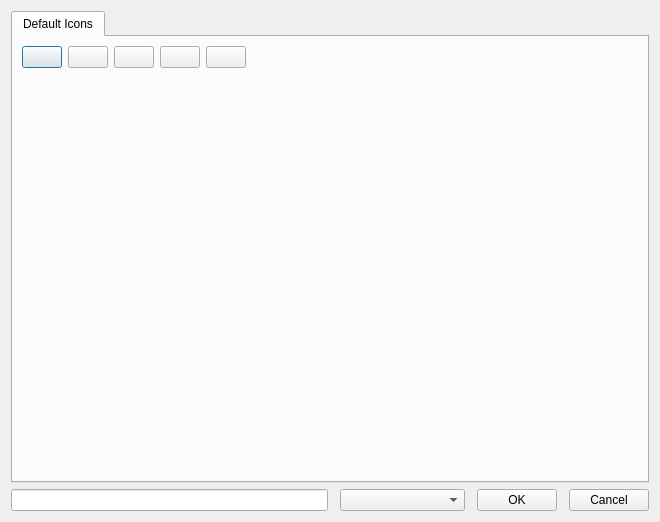
<?xml version="1.0" encoding="UTF-8"?>
<ui version="4.0">
 <class>Dialog</class>
 <widget class="QDialog" name="Dialog">
  <property name="geometry">
   <rect>
    <x>0</x>
    <y>0</y>
    <width>660</width>
    <height>522</height>
   </rect>
  </property>
  <property name="windowTitle">
   <string>Dialog</string>
  </property>
  <property name="windowIcon">
   <iconset>
    <normaloff>../icons/ve_icon16x16.xpm</normaloff>../icons/ve_icon16x16.xpm</iconset>
  </property>
  <layout class="QVBoxLayout" name="verticalLayout">
   <item>
    <widget class="QTabWidget" name="tabWidget">
     <property name="currentIndex">
      <number>0</number>
     </property>
     <widget class="QWidget" name="defaultIcons">
      <attribute name="title">
       <string>Default Icons</string>
      </attribute>
      <layout class="QGridLayout" name="gridLayout">
       <item row="0" column="0">
        <widget class="QPushButton" name="contourButton">
         <property name="text">
          <string/>
         </property>
         <property name="icon">
          <iconset>
           <normaloff>../icons/contour.xpm</normaloff>../icons/contour.xpm</iconset>
         </property>
         <property name="iconSize">
          <size>
           <width>35</width>
           <height>35</height>
          </size>
         </property>
        </widget>
       </item>
       <item row="0" column="1">
        <widget class="QPushButton" name="isoSurfaceButton">
         <property name="text">
          <string/>
         </property>
         <property name="icon">
          <iconset>
           <normaloff>../icons/isosurface.xpm</normaloff>../icons/isosurface.xpm</iconset>
         </property>
         <property name="iconSize">
          <size>
           <width>35</width>
           <height>35</height>
          </size>
         </property>
        </widget>
       </item>
       <item row="0" column="2">
        <widget class="QPushButton" name="streamlineButton">
         <property name="text">
          <string/>
         </property>
         <property name="icon">
          <iconset>
           <normaloff>../icons/streamlines.xpm</normaloff>../icons/streamlines.xpm</iconset>
         </property>
         <property name="iconSize">
          <size>
           <width>35</width>
           <height>35</height>
          </size>
         </property>
        </widget>
       </item>
       <item row="0" column="3">
        <widget class="QPushButton" name="vectorButton">
         <property name="text">
          <string/>
         </property>
         <property name="icon">
          <iconset>
           <normaloff>../icons/vector.xpm</normaloff>../icons/vector.xpm</iconset>
         </property>
         <property name="iconSize">
          <size>
           <width>35</width>
           <height>35</height>
          </size>
         </property>
        </widget>
       </item>
       <item row="0" column="4">
        <widget class="QPushButton" name="vectorbButton">
         <property name="text">
          <string/>
         </property>
         <property name="icon">
          <iconset>
           <normaloff>../icons/vectortb.xpm</normaloff>../icons/vectortb.xpm</iconset>
         </property>
         <property name="iconSize">
          <size>
           <width>35</width>
           <height>35</height>
          </size>
         </property>
        </widget>
       </item>
       <item row="0" column="5">
        <spacer name="horizontalSpacer">
         <property name="orientation">
          <enum>Qt::Horizontal</enum>
         </property>
         <property name="sizeHint" stdset="0">
          <size>
           <width>350</width>
           <height>20</height>
          </size>
         </property>
        </spacer>
       </item>
       <item row="1" column="2">
        <spacer name="verticalSpacer">
         <property name="orientation">
          <enum>Qt::Vertical</enum>
         </property>
         <property name="sizeHint" stdset="0">
          <size>
           <width>20</width>
           <height>377</height>
          </size>
         </property>
        </spacer>
       </item>
      </layout>
     </widget>
    </widget>
   </item>
   <item>
    <layout class="QHBoxLayout" name="horizontalLayout">
     <property name="spacing">
      <number>12</number>
     </property>
     <item>
      <widget class="QLineEdit" name="iconName"/>
     </item>
     <item>
      <widget class="QComboBox" name="iconEffects">
       <property name="minimumSize">
        <size>
         <width>125</width>
         <height>0</height>
        </size>
       </property>
      </widget>
     </item>
     <item>
      <widget class="QPushButton" name="okButton">
       <property name="text">
        <string>OK</string>
       </property>
      </widget>
     </item>
     <item>
      <widget class="QPushButton" name="cancelButton">
       <property name="text">
        <string>Cancel</string>
       </property>
      </widget>
     </item>
    </layout>
   </item>
  </layout>
 </widget>
 <resources/>
 <connections>
  <connection>
   <sender>okButton</sender>
   <signal>clicked()</signal>
   <receiver>Dialog</receiver>
   <slot>close()</slot>
   <hints>
    <hint type="sourcelabel">
     <x>515</x>
     <y>502</y>
    </hint>
    <hint type="destinationlabel">
     <x>482</x>
     <y>515</y>
    </hint>
   </hints>
  </connection>
  <connection>
   <sender>cancelButton</sender>
   <signal>clicked()</signal>
   <receiver>Dialog</receiver>
   <slot>close()</slot>
   <hints>
    <hint type="sourcelabel">
     <x>591</x>
     <y>504</y>
    </hint>
    <hint type="destinationlabel">
     <x>575</x>
     <y>515</y>
    </hint>
   </hints>
  </connection>
 </connections>
</ui>
